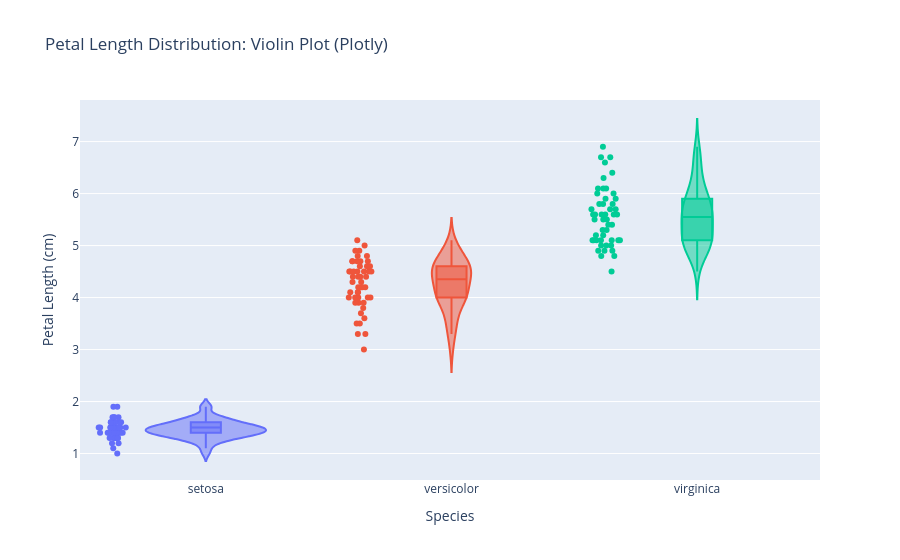

This figure's notebook cell:
### Code cell
# Interactive violin plot using Plotly
fig = px.violin(iris, x='species', y='petal_length', color='species',
                box=True,  # Show box plot inside
                points='all',  # Show all points
                title='Petal Length Distribution: Violin Plot (Plotly)',
                labels={'petal_length': 'Petal Length (cm)', 'species': 'Species'})

fig.update_layout(showlegend=False)
fig.show()

### Figure 1 — Plotly figure (JSON) as saved in the notebook; plotly's stock layout.template omitted (floating-point values rounded to 4 significant figures)
{"data": [{"alignmentgroup": "True", "box": {"visible": true}, "hovertemplate": "Species=%{x}<br>Petal Length (cm)=%{y}<extra></extra>", "legendgroup": "setosa", "marker": {"color": "#636efa"}, "name": "setosa", "offsetgroup": "setosa", "orientation": "v", "points": "all", "scalegroup": "True", "showlegend": true, "type": "violin", "x": ["setosa", "setosa", "setosa", "setosa", "setosa", "setosa", "setosa", "setosa", "setosa", "setosa", "setosa", "setosa", "setosa", "setosa", "setosa", "setosa", "setosa", "setosa", "setosa", "setosa", "setosa", "setosa", "setosa", "setosa", "setosa", "setosa", "setosa", "setosa", "setosa", "setosa", "setosa", "setosa", "setosa", "setosa", "setosa", "setosa", "setosa", "setosa", "setosa", "setosa", "setosa", "setosa", "setosa", "setosa", "setosa", "setosa", "setosa", "setosa", "setosa", "setosa"], "x0": " ", "xaxis": "x", "y": [1.4, 1.4, 1.3, 1.5, 1.4, 1.7, 1.4, 1.5, 1.4, 1.5, 1.5, 1.6, 1.4, 1.1, 1.2, 1.5, 1.3, 1.4, 1.7, 1.5, 1.7, 1.5, 1.0, 1.7, 1.9, 1.6, 1.6, 1.5, 1.4, 1.6, 1.6, 1.5, 1.5, 1.4, 1.5, 1.2, 1.3, 1.4, 1.3, 1.5, 1.3, 1.3, 1.3, 1.6, 1.9, 1.4, 1.6, 1.4, 1.5, 1.4], "y0": " ", "yaxis": "y"}, {"alignmentgroup": "True", "box": {"visible": true}, "hovertemplate": "Species=%{x}<br>Petal Length (cm)=%{y}<extra></extra>", "legendgroup": "versicolor", "marker": {"color": "#EF553B"}, "name": "versicolor", "offsetgroup": "versicolor", "orientation": "v", "points": "all", "scalegroup": "True", "showlegend": true, "type": "violin", "x": ["versicolor", "versicolor", "versicolor", "versicolor", "versicolor", "versicolor", "versicolor", "versicolor", "versicolor", "versicolor", "versicolor", "versicolor", "versicolor", "versicolor", "versicolor", "versicolor", "versicolor", "versicolor", "versicolor", "versicolor", "versicolor", "versicolor", "versicolor", "versicolor", "versicolor", "versicolor", "versicolor", "versicolor", "versicolor", "versicolor", "versicolor", "versicolor", "versicolor", "versicolor", "versicolor", "versicolor", "versicolor", "versicolor", "versicolor", "versicolor", "versicolor", "versicolor", "versicolor", "versicolor", "versicolor", "versicolor", "versicolor", "versicolor", "versicolor", "versicolor"], "x0": " ", "xaxis": "x", "y": [4.7, 4.5, 4.9, 4.0, 4.6, 4.5, 4.7, 3.3, 4.6, 3.9, 3.5, 4.2, 4.0, 4.7, 3.6, 4.4, 4.5, 4.1, 4.5, 3.9, 4.8, 4.0, 4.9, 4.7, 4.3, 4.4, 4.8, 5.0, 4.5, 3.5, 3.8, 3.7, 3.9, 5.1, 4.5, 4.5, 4.7, 4.4, 4.1, 4.0, 4.4, 4.6, 4.0, 3.3, 4.2, 4.2, 4.2, 4.3, 3.0, 4.1], "y0": " ", "yaxis": "y"}, {"alignmentgroup": "True", "box": {"visible": true}, "hovertemplate": "Species=%{x}<br>Petal Length (cm)=%{y}<extra></extra>", "legendgroup": "virginica", "marker": {"color": "#00cc96"}, "name": "virginica", "offsetgroup": "virginica", "orientation": "v", "points": "all", "scalegroup": "True", "showlegend": true, "type": "violin", "x": ["virginica", "virginica", "virginica", "virginica", "virginica", "virginica", "virginica", "virginica", "virginica", "virginica", "virginica", "virginica", "virginica", "virginica", "virginica", "virginica", "virginica", "virginica", "virginica", "virginica", "virginica", "virginica", "virginica", "virginica", "virginica", "virginica", "virginica", "virginica", "virginica", "virginica", "virginica", "virginica", "virginica", "virginica", "virginica", "virginica", "virginica", "virginica", "virginica", "virginica", "virginica", "virginica", "virginica", "virginica", "virginica", "virginica", "virginica", "virginica", "virginica", "virginica"], "x0": " ", "xaxis": "x", "y": [6.0, 5.1, 5.9, 5.6, 5.8, 6.6, 4.5, 6.3, 5.8, 6.1, 5.1, 5.3, 5.5, 5.0, 5.1, 5.3, 5.5, 6.7, 6.9, 5.0, 5.7, 4.9, 6.7, 4.9, 5.7, 6.0, 4.8, 4.9, 5.6, 5.8, 6.1, 6.4, 5.6, 5.1, 5.6, 6.1, 5.6, 5.5, 4.8, 5.4, 5.6, 5.1, 5.1, 5.9, 5.7, 5.2, 5.0, 5.2, 5.4, 5.1], "y0": " ", "yaxis": "y"}], "layout": {"legend": {"title": {"text": "Species"}, "tracegroupgap": 0}, "showlegend": false, "title": {"text": "Petal Length Distribution: Violin Plot (Plotly)"}, "violinmode": "overlay", "xaxis": {"anchor": "y", "categoryarray": ["setosa", "versicolor", "virginica"], "categoryorder": "array", "domain": [0, 1], "title": {"text": "Species"}}, "yaxis": {"anchor": "x", "domain": [0, 1], "title": {"text": "Petal Length (cm)"}}}}
